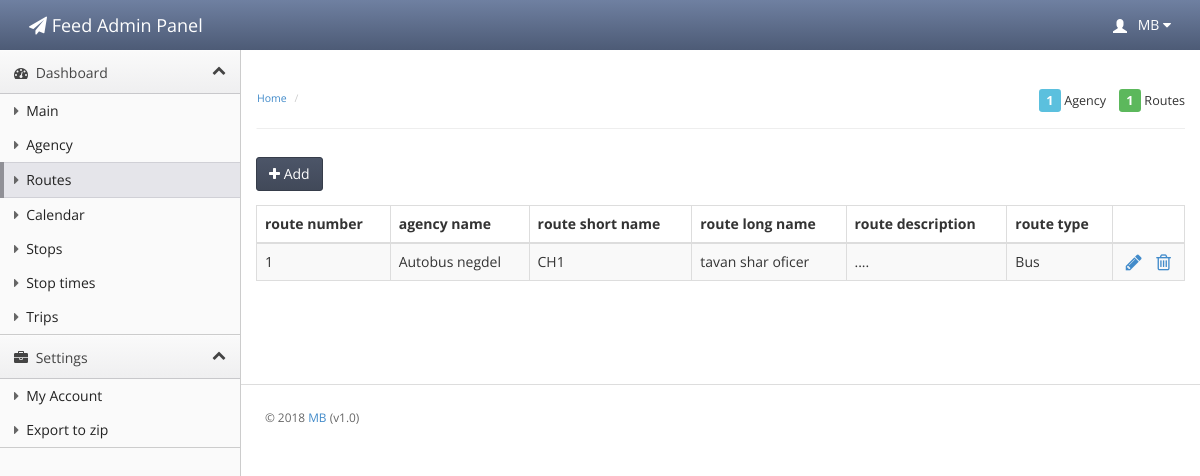
Screenshot of /index.php/routes with the database file from the repository.
### tables this page shows
CREATE TABLE routes (route_id INTEGER PRIMARY KEY AUTOINCREMENT, agency_id INTEGER, route_short_name VARCHAR, route_long_name VARCHAR, route_desc VARCHAR, route_type INTEGER, route_url VARCHAR, route_color VARCHAR, route_text_color VARCHAR);

CREATE TABLE agency (agency_id INTEGER PRIMARY KEY AUTOINCREMENT NOT NULL, agency_name VARCHAR, agency_url VARCHAR, agency_timezone VARCHAR);

### application/core/MY_Loader.php (called while the page is built, shortened)
<?php
class MY_Loader extends CI_Loader {
    public function template($template_name, $vars = array(), $return = FALSE)
    {
        if($return):
        $content  = $this->view('header', $vars, $return);
        $content .= $this->view($template_name, $vars, $return);
        $content .= $this->view('footer', $vars, $return);
        return $content;
    else:
        $this->view($template_name, $vars);
    endif;
    }
}

### application/controllers/routes.php (called while the page is built, shortened)
<?php
class Routes extends CI_Controller {
    var $url = "routes";
    public function __construct() {
        $this->load->model('routes_model', 'model');
        $this->load->model('agency_model');
    }
    public function index() {
        $listdata = $this->model->getRouteList();
        $this->load->template($this->url."/index", array("listdata" => $listdata));
    }
}

### index.php (called while the page is built, shortened)
<?php
require_once BASEPATH.'core/CodeIgniter.php';

### application/models/routes_model.php (called while the page is built, shortened)
<?php
class Routes_model extends CI_Model {
    public function getRouteList() {
        $result = $this->db->query('select a.*, b.agency_name from routes a inner join agency b on a.agency_id = b.agency_id')->result_array();
        return $result;
    }
}

### application/views/routes/index.php (the view, shortened to what this page needs)
<div class="main-content">
    <div class="btn-toolbar list-toolbar">
        <a class="btn btn-primary" href="/routes/add"><i class="fa fa-plus"></i> Add</a>
    </div>
    <div class="row">
        <div class="col-md-12">
            <table class="table table-bordered table-striped">
                <thead>
                    <tr>
                        <th>route number</th>
                        <th>agency name</th>
                        <th>route short name</th>
                        <th>route long name</th>
                        <th>route description</th>
                        <th>route type</th>
                        <th></th>
                    </tr>
                </thead>
                <tbody>
                    <?php if (!empty($listdata)) { ?>
                        <?php foreach ($listdata as $row) { ?>
                            <tr>
                                <td><?php echo $row["route_id"]; ?></td>
                                <td><?php echo $row["agency_name"]; ?></td>
                                <td><?php echo $row["route_short_name"]; ?></td>
                                <td><?php echo $row["route_long_name"]; ?></td>
                                <td><?php echo $row["route_desc"]; ?></td>
                                <td><?php echo $GLOBALS["SYS_GLOBALS"]["route_type"][$row["route_type"]]; ?></td>
                                <td style="text-align: center;">
                                    <a href="/routes/edit/<?php echo $row["route_id"]; ?>"><i class="fa fa-pencil fa-lg"></i></a>&nbsp;&nbsp;&nbsp;
                                    <a href="#myModal" role="button" data-id="<?php echo $row["route_id"]; ?>" data-toggle="modal"><i class="fa fa-trash-o fa-lg"></i></a>
                                </td>
                            </tr>
                        <?php } ?>
                    <?php } ?>
                </tbody>
            </table>
        </div>
    </div>
</div>

### assets/css/theme.css (style rules this page uses)
body { background: #fafafa; background-position: initial initial; background-repeat: initial initial; margin: 0px; padding: 0px; }
body, h1, h2, h3, h4, h5, h6, p, a, .h1, .h2, .h3, .h4, .h5, .h6 { font-family: 'Open Sans', helvetica, arial, sans-serif; }
.btn-toolbar.list-toolbar { margin-bottom: 1em; }
.btn { -webkit-border-radius: 3px; -moz-border-radius: 3px; border-radius: 3px; }
.btn-primary { background-color: #414959; background-image: -webkit-gradient(linear, 0 0, 0 100%, from(#4c5568), to(#414959)); border: 1px solid #363d4a; font-weight: normal; }

### rows the page displays
routes: route_id "1", agency.agency_name "Autobus negdel", route_short_name "CH1", route_long_name "tavan shar oficer", route_desc "....", route_type "Bus"
